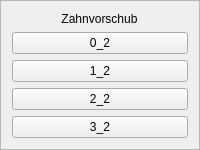
        <widget class="QFrame" name="frame_8">
         <property name="sizePolicy">
          <sizepolicy hsizetype="Ignored" vsizetype="Preferred">
           <horstretch>0</horstretch>
           <verstretch>0</verstretch>
          </sizepolicy>
         </property>
         <property name="frameShape">
          <enum>QFrame::StyledPanel</enum>
         </property>
         <property name="frameShadow">
          <enum>QFrame::Raised</enum>
         </property>
         <layout class="QVBoxLayout" name="verticalLayout_5">
          <item alignment="Qt::AlignHCenter">
           <widget class="QLabel" name="feed_per_tooth_l2">
            <property name="text">
             <string>Zahnvorschub</string>
            </property>
            <property name="alignment">
             <set>Qt::AlignCenter</set>
            </property>
            <property name="wordWrap">
             <bool>true</bool>
            </property>
           </widget>
          </item>
          <item>
           <widget class="QPushButton" name="pushButton_9">
            <property name="sizePolicy">
             <sizepolicy hsizetype="Preferred" vsizetype="Preferred">
              <horstretch>0</horstretch>
              <verstretch>0</verstretch>
             </sizepolicy>
            </property>
            <property name="text">
             <string>0_2</string>
            </property>
           </widget>
          </item>
          <item>
           <widget class="QPushButton" name="pushButton_10">
            <property name="sizePolicy">
             <sizepolicy hsizetype="Preferred" vsizetype="Preferred">
              <horstretch>0</horstretch>
              <verstretch>0</verstretch>
             </sizepolicy>
            </property>
            <property name="text">
             <string>1_2</string>
            </property>
           </widget>
          </item>
          <item>
           <widget class="QPushButton" name="pushButton_11">
            <property name="sizePolicy">
             <sizepolicy hsizetype="Preferred" vsizetype="Preferred">
              <horstretch>0</horstretch>
              <verstretch>0</verstretch>
             </sizepolicy>
            </property>
            <property name="text">
             <string>2_2</string>
            </property>
           </widget>
          </item>
          <item>
           <widget class="QPushButton" name="pushButton_12">
            <property name="sizePolicy">
             <sizepolicy hsizetype="Preferred" vsizetype="Preferred">
              <horstretch>0</horstretch>
              <verstretch>0</verstretch>
             </sizepolicy>
            </property>
            <property name="text">
             <string>3_2</string>
            </property>
           </widget>
          </item>
         </layout>
        </widget>
